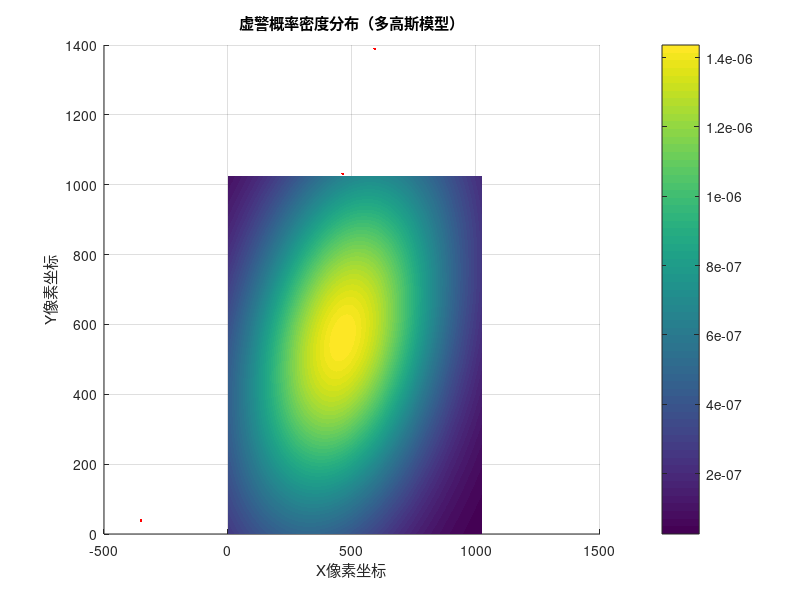

The MATLAB script that drew this image:
% 步骤1：生成示例虚警数据（假设有三个高斯成分）
rng(0); % 设定随机种子以保证可重复性
mu1 = [200, 500]; sigma1 = [600 0; 0 900]; % 第一个高斯成分
mu2 = [70, 60]; sigma2 = [4 0; 0 4]; % 第二个高斯成分
mu3 = [100, 20]; sigma3 = [6 0; 0 6]; % 第三个高斯成分
data1 = mvnrnd(mu1, sigma1, 50); % 生成100个样本
% data2 = mvnrnd(mu2, sigma2, 2); % 生成150个样本
% data3 = mvnrnd(mu3, sigma3, 2); % 生成50个样本
false_alarms = [data1]; % 合并虚警数据
false_alarms = [219 432;461 705; 664 137; 747 477;429 636; 740 356; 411 682; ];
% false_alarms = [799 575;603 531;605 335;];
false_alarms = [ 823 886; 295 409; -351 39; 709 359; 687 123; 591 1389; 612 306; 714 495; 462 1031; 221 546; 333 856; 450 291; ];
% false_alarms = [ 401,429;  545,349;  419,665;  468,427;  551,674;  718,576;  405,665;  442,741;  841,437;  ];
% 步骤2：设置GMM成分数并拟合模型
K = 1; % 高斯成分数量，根据实际数据调整
gmm = fitgmdist(false_alarms, K, 'Replicates', 5); % 重复拟合5次以避免局部最优

% 步骤3：生成图像网格（假设图像尺寸为0-120像素）
x = 1:1024; y = 1:1024;
[xgrid, ygrid] = meshgrid(x, y);
X = [xgrid(:), ygrid(:)]; % 网格点坐标

% 步骤4：计算每个网格点的概率密度
prob = pdf(gmm, X); % 计算概率密度
prob_map = reshape(prob, size(xgrid)); % 转换为网格矩阵
prob_map_normalized = prob_map / sum(prob_map(:));

% 步骤5：可视化结果
figure;
surf(xgrid, ygrid, prob_map, 'EdgeColor', 'none');
title('虚警概率密度分布（多高斯模型）');
xlabel('X像素坐标'); ylabel('Y像素坐标'); zlabel('概率密度');
colorbar;

% 可选：叠加显示虚警样本点
hold on;
plot3(false_alarms(:,1), false_alarms(:,2), zeros(size(false_alarms,1),1), 'r.');
hold off;
view(2); % 俯视视角
